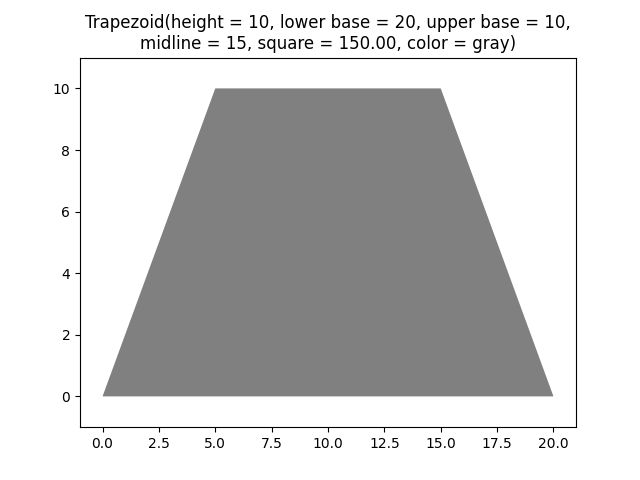

The script that saved this image:
from figure import AbstractFigure
from color import Color
import matplotlib.patches as patches
import matplotlib.pyplot as plt

class Trapezoid(AbstractFigure):
    def __init__(self, height: int|float, lower_base: int|float, midline: int|float, color: str) -> None:
        super().__init__()
        if type(height) != int and type(height) != float:
            raise Exception('The height should be int or float')
        if type(lower_base) != int and type(lower_base) != float:
            raise Exception('The height should be int or float')
        if type(midline) != int and type(midline) != float:
            raise Exception('The midline should be int or float')
        if 2 * midline - lower_base <= 0:
            raise Exception('The upper base would be negative or equals 0')
        self.heigt = height
        self.lower_base = lower_base
        self.upper_base = 2 * midline - lower_base
        self.midline = midline
        self.color = Color(color)

    def calculate_square(self):
        return self.midline * self.heigt
    
    def __str__(self) -> str:
        return f'Trapezoid(height = {self.heigt}, lower base = {self.lower_base}, upper base = {self.upper_base}, '\
                f'midline = {self.midline}, square = {self.calculate_square()}, color = {self.color.value})'
    
    def draw_figure(self):
        if self.lower_base >= self.upper_base:
            points = [[0, 0], [self.lower_base, 0], 
                      [self.lower_base - (self.lower_base - self.upper_base) / 2, self.heigt],
                      [(self.lower_base - self.upper_base) / 2, self.heigt]]
        else:
            points = [[self.upper_base - (self.upper_base - self.lower_base) / 2, 0], 
                      [(self.upper_base - self.lower_base) / 2, 0],
                      [0, self.heigt],
                      [self.upper_base, self.heigt]]
        rect = patches.Polygon(points, closed=True, facecolor=self.color.value)
        fig, ax = plt.subplots()
        ax.add_patch(rect)
        if self.lower_base >= self.upper_base:
            ax.set_xlim(-1, self.lower_base + 1)
        else:
            ax.set_xlim(-1, self.upper_base + 1)
        ax.set_ylim(-1, self.heigt + 1)
        plt.savefig('igi/lr4/task4/trapezoid.png')
        plt.show()